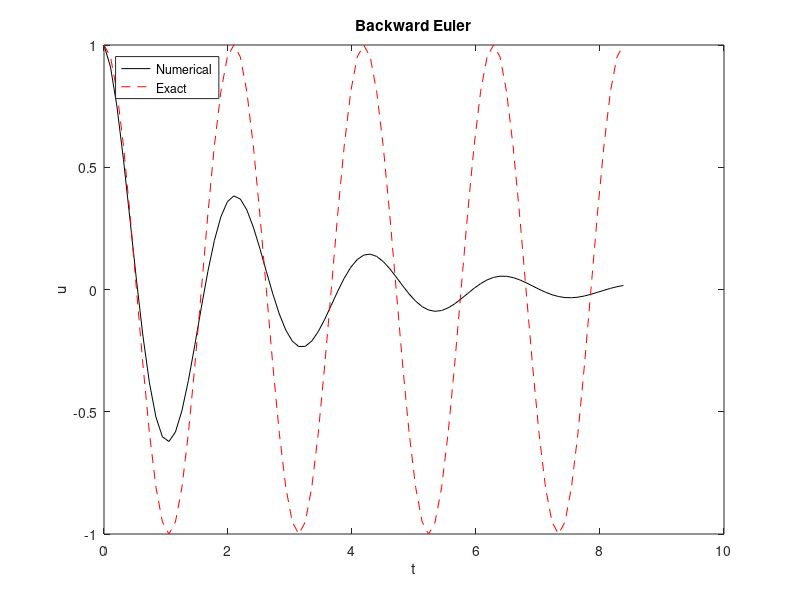
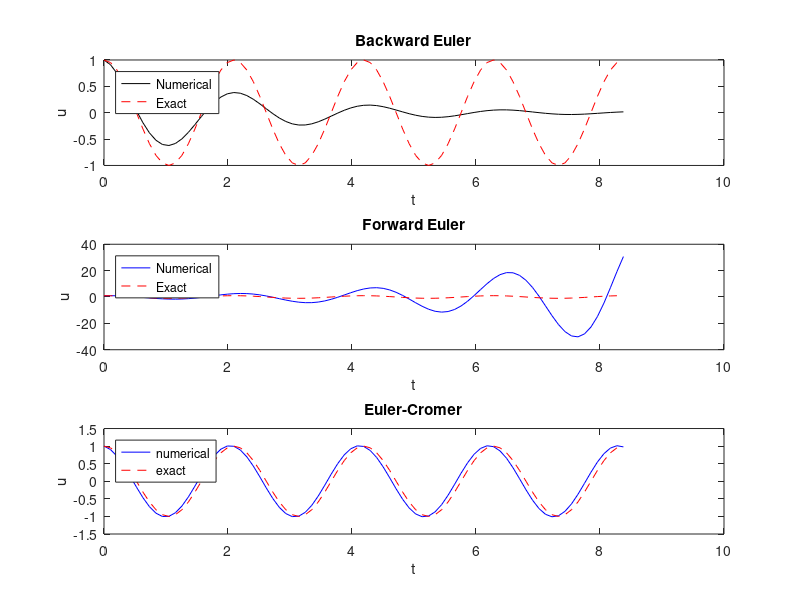

These figures' MATLAB source, in order:
% Program for impementing Backward Euler scheme
clc, clear, close all

omega = 3;
P = 2*pi/omega;
dt = P/20;
T = 4*P;
N_t = floor(T/dt);
t = linspace(0, N_t*dt, N_t+1);

u = zeros(N_t+1, 1);
v = zeros(N_t+1, 1);

% Initial condition
X_0 = 1;
u(1) = X_0;
v(1) = 0;
true_sol = X_0*cos(omega*t);

% Backward Euler
for n = 2:N_t+1
    u(n) = (u(n-1) + dt*v(n-1))/(1+dt^2*omega^2);
    v(n) = (v(n-1)-dt*omega^2*u(n-1))/(1+dt^2*omega^2);
end

figure 
plot(t, u, 'k-', t, true_sol, 'r--');
legend('Numerical', 'Exact', 'Location','northwest');
xlabel('t');
ylabel('u');
title('Backward Euler')

% Comparison of other schemes
figure
subplot(3,1,1);
plot(t, u, 'k-', t, true_sol, 'r--');
legend('Numerical', 'Exact', 'Location','northwest');
xlabel('t');
ylabel('u');
title('Backward Euler')

% Step equations forward in time
for n = 1:N_t
    u(n+1) = u(n) + dt*v(n);
    v(n+1) = v(n) - dt*omega^2*u(n);
end
subplot(3,1,2);
plot(t, u, 'b-',t, true_sol, 'r--');
legend('Numerical', 'Exact', 'Location','northwest');
xlabel('t');
ylabel('u');
title('Forward Euler')

% Step equations forward in time
for n = 1:N_t
    v(n+1) = v(n) - dt*omega^2*u(n);
    u(n+1) = u(n) + dt*v(n+1);
end
true_sol = X_0*cos(omega*t);
subplot(3,1,3);
plot(t, u, 'b-',t, true_sol, 'r--');
legend('numerical', 'exact', 'Location','northwest');
xlabel('t');
ylabel('u');
title('Euler-Cromer')